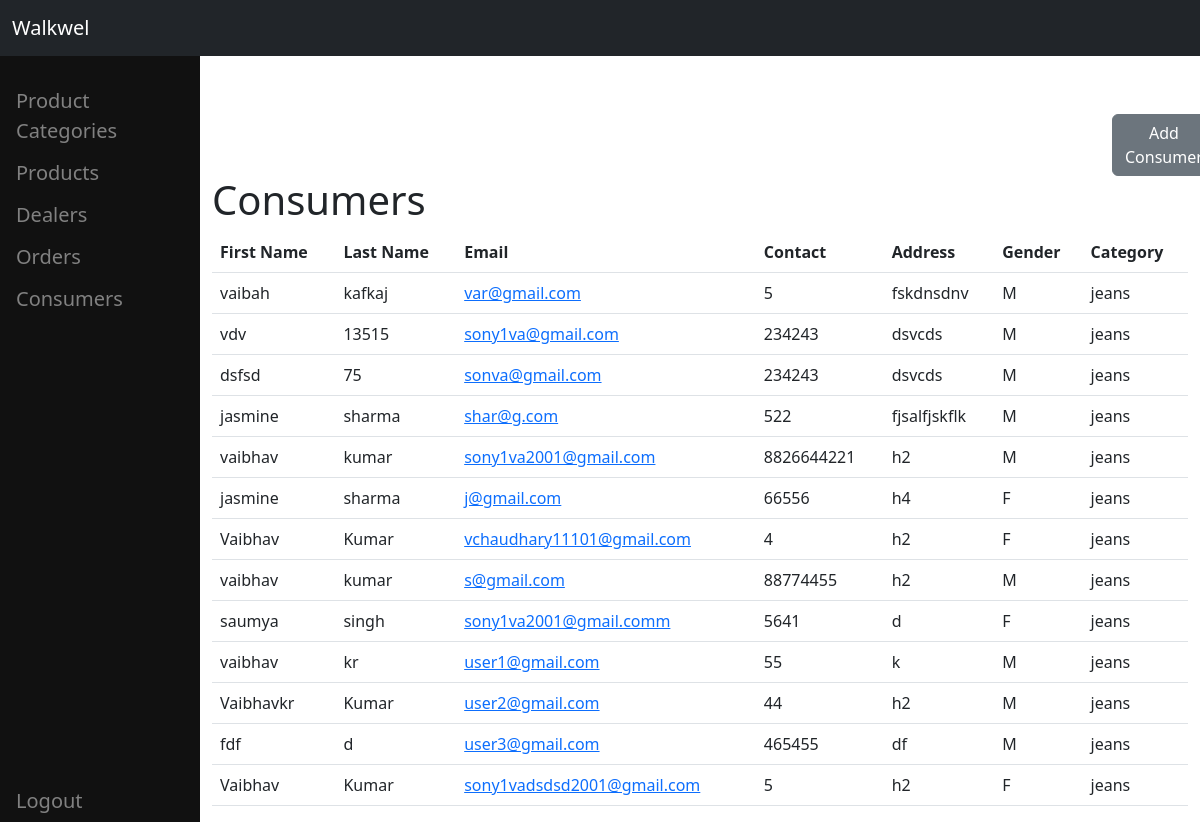
The app's page /ConsumerListView/ (signed in) with its own data.
### website/models.py (models this page shows, shortened)
class Consumer(models.Model):
    fname=models.CharField(max_length=20)
    lname=models.CharField(max_length=20)
    email=models.EmailField(primary_key=True)
    contact=models.IntegerField()
    address=models.CharField(max_length=400)
    gender_choices = [
        ('M', 'Male'),
        ('F', 'Female'),
        ('O', 'Other'),
    ]
    gender = models.CharField(max_length=1, choices=gender_choices)
    product_categories = models.ForeignKey(ProductCategory,on_delete=models.CASCADE, to_field='name')

class ProductCategory(models.Model):
    name = models.CharField(max_length=255,primary_key=True)
    description = models.TextField(default='large')
    is_active = models.BooleanField(default=True)
    def __str__(self):
        return self.name

### website/views.py (the view)
# urls.py: path('ConsumerListView/', views.ConsumerListView, name='consumer-list'),
def ConsumerListView(request):
	if request.user.is_authenticated:
		consumers = Consumer.objects.all()
		genders=Consumer.objects.values_list('gender',flat=True).distinct()
		context = {
            'consumers': consumers,
			'genders': genders,
        }
		return render(request, 'consumers.html',  context)
	else:
		messages.success(request, "You Must Be Logged In To View That Page...")
		return redirect('home')

### website/templates/consumers.html (shortened to what this page needs)
{% extends 'base.html' %}
{% block content %}
<div class="d-flex" id='bt'>
    <button class="btn btn-secondary" onclick="window.location.href='{% url 'add_consumer' %}'">Add Consumer</button>
</div>
    <h1>Consumers</h1>
    <div id="orders-content">
        <table class="table">
            <thead>
                <tr>
                    <th>First Name</th>
                    <th>Last Name</th>
                    <th>Email</th>
                    <th>Contact</th>
                    <th>Address</th>
                    <th>Gender</th>
                    <th>Category</th>
                </tr>
            </thead>
            <tbody>
                {% for consumer_record in consumers %}
                    <tr>
                        <td>{{ consumer_record.fname}}</td>
                        <td>{{ consumer_record.lname }}</td>
                        <td><a href="{% url 'update-consumer' pk=consumer_record.pk  %}">{{ consumer_record.email }}</a></td>
                        <td>{{ consumer_record.contact }}</td>
                        <td>{{ consumer_record.address }}</td>
                        <td>{{ consumer_record.gender }}</td>
                        <td>{{ consumer_record.product_categories }}</td>
                    </tr>
                {% endfor %}
            </tbody>
        </table>
    </div>
{% endblock %}

### website/templates/base.html (style rules this page uses)
body { padding-top: 90px; padding-left:200px; }

### website/templates/consumers.html (style rules this page uses)
#bt { padding-left:1000px; }
#bt { padding-left: 900px; }

### records on screen
Consumer: fname "vaibah", lname "kafkaj", email "var@gmail.com", contact "5", address "fskdnsdnv", gender "M", product_categories "jeans"
Consumer: fname "vdv", lname "13515", email "sony1va@gmail.com", contact "234243", address "dsvcds", gender "M", product_categories "jeans"
Consumer: fname "dsfsd", lname "75", email "sonva@gmail.com", contact "234243", address "dsvcds", gender "M", product_categories "jeans"
Consumer: fname "jasmine", lname "sharma", email "shar@g.com", contact "522", address "fjsalfjskflk", gender "M", product_categories "jeans"
Consumer: fname "vaibhav", lname "kumar", email "sony1va2001@gmail.com", contact "8826644221", address "h2", gender "M", product_categories "jeans"
Consumer: fname "jasmine", lname "sharma", email "j@gmail.com", contact "66556", address "h4", gender "F", product_categories "jeans"
Consumer: fname "Vaibhav", lname "Kumar", email "vchaudhary11101@gmail.com", contact "4", address "h2", gender "F", product_categories "jeans"
Consumer: fname "vaibhav", lname "kumar", email "s@gmail.com", contact "88774455", address "h2", gender "M", product_categories "jeans"
Consumer: fname "saumya", lname "singh", email "sony1va2001@gmail.comm", contact "5641", address "d", gender "F", product_categories "jeans"
Consumer: fname "vaibhav", lname "kr", email "user1@gmail.com", contact "55", address "k", gender "M", product_categories "jeans"
Consumer: fname "Vaibhavkr", lname "Kumar", email "user2@gmail.com", contact "44", address "h2", gender "M", product_categories "jeans"
Consumer: fname "fdf", lname "d", email "user3@gmail.com", contact "465455", address "df", gender "M", product_categories "jeans"
Consumer: fname "Vaibhav", lname "Kumar", email "sony1vadsdsd2001@gmail.com", contact "5", address "h2", gender "F", product_categories "jeans"
